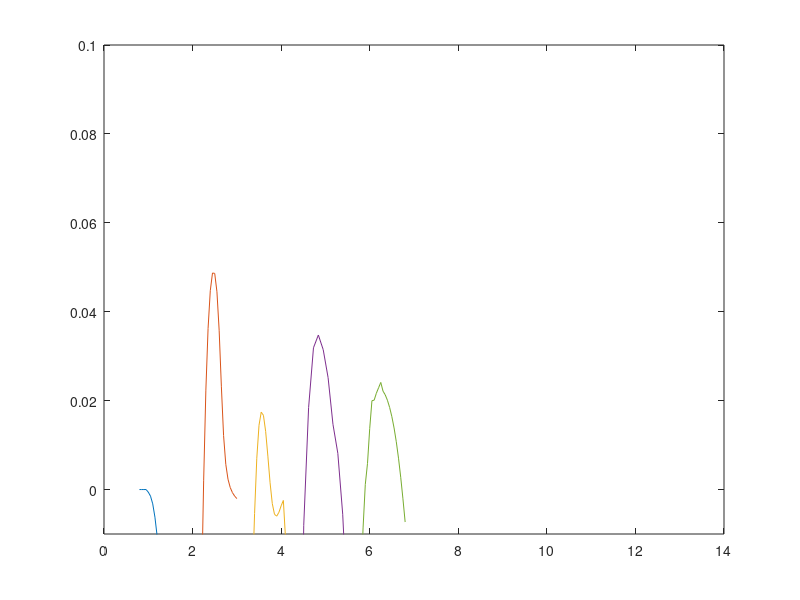

Write the MATLAB code that produced this figure. (Note: this script raises an error after producing the figure.)
clear
clc
gama1=[0,0,0,0,-0.0005831237942461011, -0.001479115638958963, -0.003214302543345809, -0.006215377714324405, -0.010494262658188848, -0.0157751912773506, -0.021573473401957505, -0.027327993537380444, -0.032627284384464716, -0.03733149223600188, -0.04148204392567108, -0.04519049885360374, -0.048569494964818286, -0.051711404805086306, -0.05468635587557894, -0.05754581779047693, -0.060326982097693, -0.06305657301256941, -0.06575381019534532, -0.06767928528113983, -0.06767928528113983];
x1=0.8:0.05:2;

gama2=[-0.02455298196221477, 0.0019603059083508506, 0.022362984922468507, 0.03624531006242707, 0.04474531503332739, 0.048718441412727735, 0.04861619731125826, 0.04449676081844314, 0.035839751031443816, 0.0232511948098553, 0.012134299352704783, 0.005679553372856671, 0.002316948918468042, 0.00045888400079941116, -0.0006883284830158041, -0.0014682583286297506, -0.0020352711836349956];
x2=2.2:0.05:3.0;

gama3=[-0.09329999089263538, -0.08085774221223521, -0.07067394143441358, -0.061915503045037505, -0.053797775108717354, -0.045335500531839976, -0.034998909998575356, -0.02111605255506781, -0.005405417401297173, 0.007040459732029724, 0.014453668618859777, 0.01740645366185753, 0.016699825906070675, 0.013093008823122686, 0.00752285451652557, 0.0015270417510681149, -0.003154868193313407, -0.005575719435636614, -0.005984583286013928, -0.005116359757532032, -0.003645682282226827, -0.002449854909235934, -0.011228265257989263, -0.017670618095936654, -0.020532383388984648, -0.0223444627567541, -0.02367495398185015, -0.024733412489687356, -0.025619215347091644, -0.026386377371501592, -0.027067948372155547, -0.027684849551291954, -0.028251510348972008, -0.028778143985358974, -0.02927216219520426, -0.029739111665040598, -0.030183266357266213, -0.03060788912402356, -0.03101561183810098, -0.03140857110251015, -0.03178837312103278];
x3=3.0:0.05:5.0;

gama4=[-0.08812431647573975, -0.008041789662722704, 0.018437893148353663, 0.03189444621146321, 0.03476107459860905, 0.0314612087469413, 0.025177283360320133, 0.01468050924291463, 0.008146215896006257, -0.005549644430179758, -0.02822287479715697];
x4=4.4:0.11:5.5;

gama5=[-0.02180605282057238, -0.008630596866170905, 0.0011368671170704342, 0.005885736283608354, 0.013744402479186285, 0.01997859027867776, 0.02010675138000313, 0.021667076828076125, 0.02289075748878336, 0.024096869629875183, 0.02214150110576241, 0.02130815423693354, 0.020079981029950563, 0.018454459145006426, 0.016395581394440896, 0.01384694508529602, 0.010750692239035419, 0.007061244681649478, 0.0027658819351476668, -0.0020812131377711536, -0.007307541004452364];
x5=5.8:0.05:6.8;

% gama6=[-0.009546404828157629, -0.00875997285595628, -0.007909161536941533, -0.0069880293549001325, -0.005990075662290552, -0.004907930604030235, -0.0037330622675239705, -0.0024558723308162876, -0.0010654630153897468, 0.00045067373959878436, 0.0021069436720248295, 0.003918934132060111, 0.0059074550437114605, 0.00809372793120583, 0.010501146543527823, 0.013157167811253458, 0.016094638541405654, 0.01934339278306025, 0.022929155692265557, 0.02686552611437786, 0.03114434054511113, 0.035720905249252026, 0.04049940402856989, 0.045327542942379305, 0.050007199464158686, 0.05433928309926731, 0.05814178138617575, 0.06128517475233274, 0.0636961619030212, 0.06535254180115974, 0.06627609288011792, 0.06652905332688938, 0.06621544693538932, 0.06548367177140468, 0.06452252911836782, 0.06353992109231653, 0.06272101928418905, 0.06217893649762048, 0.061926043688879474, 0.06187675075361088, 0.06188311619420259, 0.06177645594139545, 0.061400637114911116, 0.06062881939656508, 0.05936612571446041, 0.05754868519369958, 0.05513092756467043, 0.052106285940534, 0.04849808024338814, 0.04435603191459964, 0.03977141799043856, 0.03485820719856715, 0.029766210382205175, 0.024644599945731666, 0.01962299805285996, 0.014796779796263974, 0.010221752163679126, 0.0059230057588501904, 0.0019032078015064741, -0.0018491047842168489, -0.005352518388111568, -0.008628624433503576, -0.011698663354580698, -0.014580860612073112, -0.017299739244299096, -0.01986982139583248, -0.022306139212827314, -0.024621977725747826, -0.026829151474335247, -0.028938102653582803, -0.030958042196195933, -0.032897083398038096, -0.03476236435818726, -0.036560259871589645, -0.03829627037009365, -0.03997539011486634, -0.04160241163398961, -0.04317978142012771, -0.04471443636644285, -0.046207935047578926, -0.047663073568829005, -0.04908255378753846, -0.05046875204209962, -0.05182381815418008, -0.0531497167634157, -0.05444824379556819, -0.055721056612556094, -0.05696970023160227, -0.05819548770678335, -0.05939986609636461, -0.060584044477452866, -0.06174780785538776, -0.06289477304793463, -0.06402463523251226, -0.06513825696497579, -0.06623653046928737, -0.06732021922265502, -0.06839000201918635, -0.06944655598855777, -0.07049052447808123, -0.07152252046093743];
% x6=6:0.03:9.0;
% 
% gama7=[-0.013815438592909951, -0.01169600093264224, -0.009302823180174571, -0.006588669713695185, -0.0034941597077310575, 0.00005192158333312847, 0.004134211095057021, 0.008849253577889907, 0.014290146223928013, 0.020538136167898596, 0.02757122045448578, 0.03517990525402612, 0.04289259576959412, 0.050050281454845996, 0.05602973857483666, 0.06041905351386197, 0.0630783714228006, 0.06405325191194526, 0.06352492157515985, 0.061850808085101815, 0.0595868163726305, 0.057419114097246864, 0.058267482242727334, 0.05917850727951179, 0.0560063197483732, 0.056717551592602854, 0.057598167744523095, 0.05797227093910531, 0.057466521104064514, 0.05583809987577955, 0.05294517272871844, 0.04872992720245971, 0.043202868457679386, 0.036496427737649925, 0.02888741195222, 0.020792188226307236, 0.012673507601588266, 0.004905559615264473, -0.0022996841670284486, -0.008877591144281346, -0.014840094764356394, -0.020265437026979336, -0.025215059625675076, -0.02975592068829452, -0.03394683063926212, -0.037837791427195414, -0.04147068837807903, -0.044880694056282935, -0.048091314369039115, -0.05113666980685377, -0.05403274143816241];
% x7=7.5:0.05:10;
% 
% gama8=[-0.025346784736271458, -0.021848495217608982, -0.017673291923925735, -0.012631630519277924, -0.0064949476954765505, 0.001016713971308467, 0.01017020709775132, 0.02101668928350522, 0.032834782438036676, 0.043950209919251526, 0.05259244580941488, 0.05783587577305463, 0.059592474102722316, 0.05825998625463763, 0.05129631872106628, 0.04893187763970486, 0.048715357590322673, 0.05016143037914452, 0.05233233918849468, 0.053895240087657406, 0.053176853195881474, 0.052853013604319744, 0.05191166846023527, 0.049981992535273495, 0.04571428724383642, 0.039000116939947975, 0.02994596907129403, 0.01894153469877841, 0.006865569970467093, -0.0051743546794450175, -0.016334105534816186, -0.026263609067409134];
% x8=9:0.08:11.5;
% 
% gama9=[-0.02420070435862065, -0.02035287957980386, -0.016028835772968715, -0.011184472755702024, -0.005773101374638793, 0.00022183602535017264, 0.006754146112856281, 0.013684868871015428, 0.02076686962469559, 0.02765132919441238, 0.03405776923632909, 0.03969830289334404, 0.044402376391113975, 0.04808637517637964, 0.0507285900130321, 0.05234942365862182, 0.05218194265216599, 0.05002139749849672, 0.047559190820807146, 0.0451425993807678, 0.04280675994357784, 0.0408186366229004, 0.03919687422845031, 0.03800595690216791, 0.03723750654804964, 0.03686999262301056, 0.036879697522511745, 0.037242124993846326, 0.037926707888090765, 0.03888795706883624, -8.319419030363717*10^-15, 3.262664413319699*10^-17, -4.1189335610660684*10^-17, -4.157872567780533*10^-28, -1.3462047009518804*10^-29, -1.8156034636480132*10^-30, -2.379023199133115*10^-41, -1.154458398640669*10^-42, -7.267505270851978*10^-44, -1.3325554400588482*10^-54, -6.513016897958053*10^-56];
% x9=11:0.05:13;
%更大倍频的地方几乎全是0
figure
plot(x1,gama1,x2,gama2,x3,gama3,x4,gama4,x5,gama5)
axis([0 14 -0.01 0.1])
title("\theta=85 degree",FontSize=20);
xlabel("k\lambda_e",FontSize=20);
ylabel("\gamma",FontSize=20);